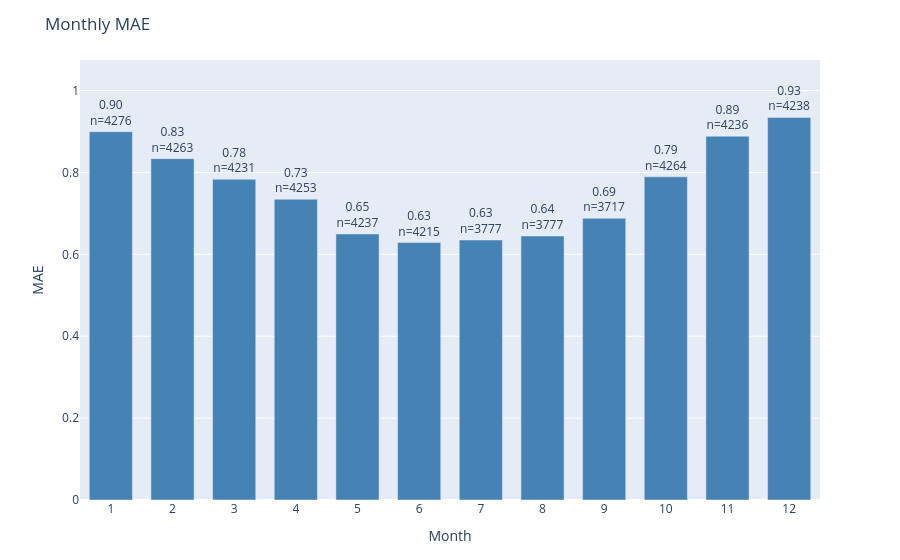

Notebook code for this chart:
### Code cell
plot_error_by_group(
    df=results_test,
    y_true_col='actual',
    y_pred_col='prediction',
    date_col='dt_prediction',
    group_by='month',
    metric='mae',
    title='Monthly MAE'
)

### Figure 1 — Plotly figure (JSON) as saved in the notebook; plotly's stock layout.template omitted (floating-point values rounded to 4 significant figures)
{"data": [{"marker": {"color": "steelblue"}, "text": ["0.90<br>n=4276", "0.83<br>n=4263", "0.78<br>n=4231", "0.73<br>n=4253", "0.65<br>n=4237", "0.63<br>n=4215", "0.63<br>n=3777", "0.64<br>n=3777", "0.69<br>n=3717", "0.79<br>n=4264", "0.89<br>n=4236", "0.93<br>n=4238"], "textposition": "outside", "type": "bar", "x": ["1", "2", "3", "4", "5", "6", "7", "8", "9", "10", "11", "12"], "y": [0.8994, 0.8337, 0.7833, 0.7345, 0.6498, 0.6287, 0.6349, 0.6447, 0.6879, 0.7894, 0.8883, 0.9344]}], "layout": {"bargap": 0.3, "margin": {"b": 60, "t": 60}, "title": {"text": "Monthly MAE"}, "uniformtext": {"minsize": 8, "mode": "hide"}, "xaxis": {"title": {"text": "Month"}}, "yaxis": {"range": [0, 1.075], "title": {"text": "MAE"}}}}
